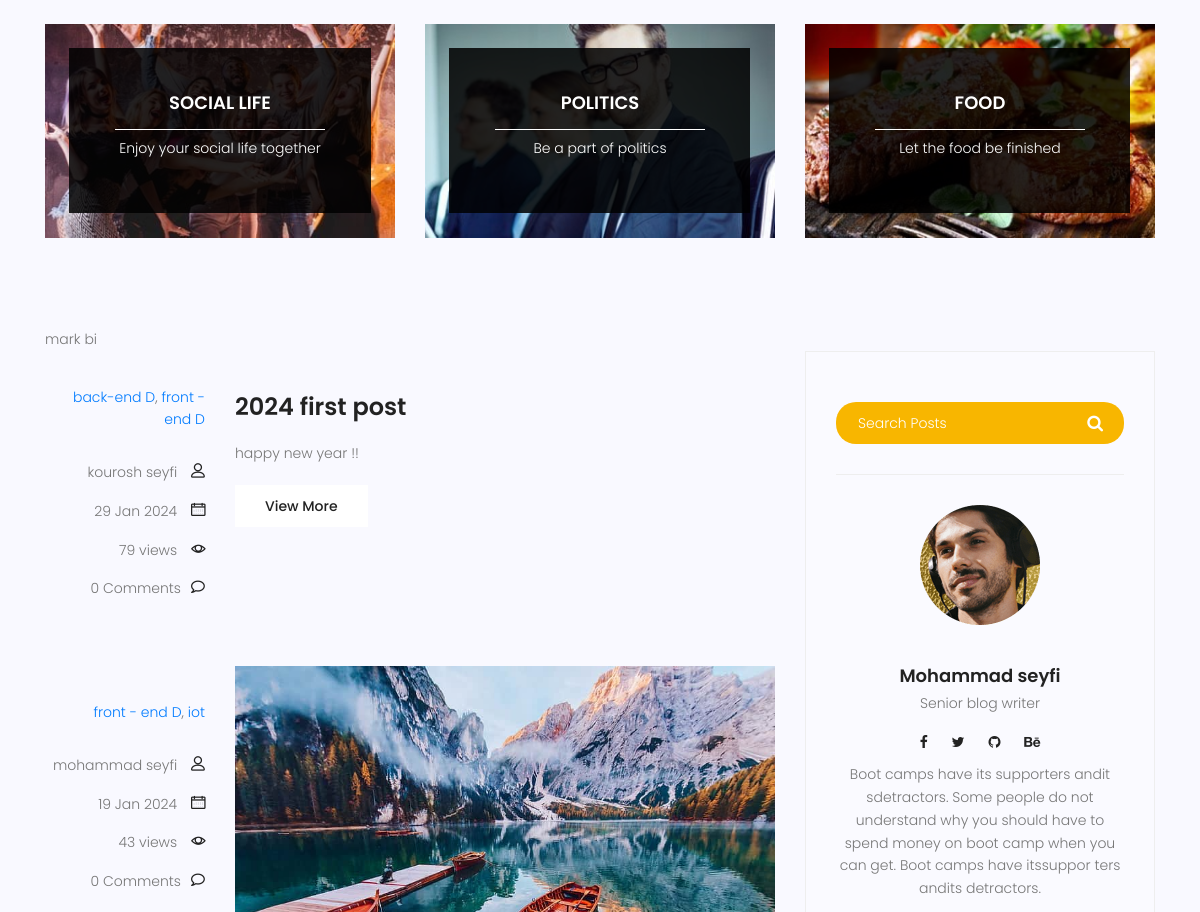
The app's page /blog/category/front - end D (middle part), older data.
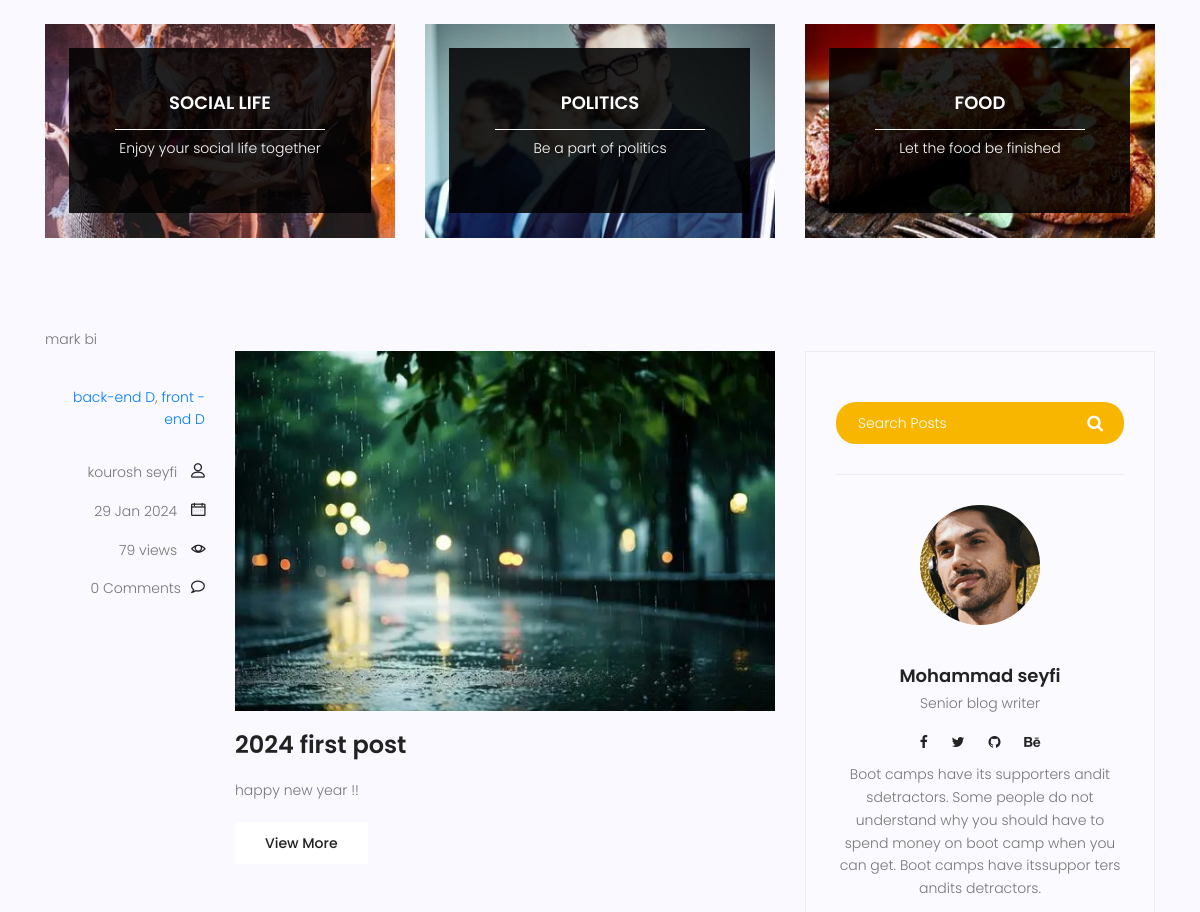
The same page, newer data.
### blog/models.py (models this page shows, shortened)
class Category(models.Model):
    name = models.CharField(max_length = 255)

class post(models.Model):
    title = models.CharField(max_length = 255)
    content = models.TextField()
    image = models.ImageField(upload_to = 'blog-images/', default = 'blog-images/default.jpg')
    tags = TaggableManager()
    author = models.ForeignKey(User, on_delete = models.SET_NULL, null = True)
    category = models.ManyToManyField(Category, )
    counted_views = models.IntegerField(default = 0)
    status = models.BooleanField(default = False)
    published_date = models.DateTimeField(null = True)
    created_date = models.DateTimeField(auto_now_add = True)
    updated_date = models.DateTimeField(auto_now = True)
    login_require = models.BooleanField(default = False)
    class Meta:
        ordering = ['-created_date']

### blog/views.py (the view)
# urls.py: path('', blog_view, name = 'index'),
def blog_view(request,**kwargs):
    now = timezone.now()
    posts = post.objects.filter(status = 1, published_date__lte = now)
    if kwargs.get('cat_name') != None:
        posts = posts.filter(category__name = kwargs['cat_name'])
    if kwargs.get('author_username') != None:
        posts = posts.filter(author__username = kwargs['author_username'])
    if kwargs.get('tag_name') != None:
        posts = posts.filter(tags__name__in = [kwargs['tag_name']])
    paginator = Paginator(posts, 3)
    page = request.GET.get('page')
    try:
        posts = paginator.page(page)
    except (PageNotAnInteger, EmptyPage):
        posts = paginator.page(1)
    context = {'posts' : posts}
    return render(request, 'blog/blog-home.html', context)

### blog/templatetags/blog_tags.py (called while the page is built)
@register.inclusion_tag('blog/blog-category.html')
def postcategory():
      cat_dt = {}
      posts = post.objects.filter(status = 1)
      cats = Category.objects.all()
      for name in cats:
           cat_dt[name] = posts.filter(category = name).count()

@register.simple_tag
def comments_count(pid):
     return Comment.objects.filter(Post = pid, approved = True).count()

### templates/blog/blog-home.html (shortened to what this page needs)
{% extends 'base.html' %}
{% load static %}
{% load blog_tags %}
{% block content %}
<section class="top-category-widget-area pt-90 pb-90 ">
	<div class="container">
		<div class="row">
			<div class="col-lg-4">
				<div class="single-cat-widget">
					<div class="content relative">
						<div class="overlay overlay-bg"></div>
						<a href="#" target="_blank">
							<div class="thumb">
								<img class="content-image img-fluid d-block mx-auto"
									src="{% static 'img/blog/cat-widget1.jpg' %}" alt="">
							</div>
							<div class="content-details">
								<h4 class="content-title mx-auto text-uppercase">Social life</h4>
								<span></span>
								<p>Enjoy your social life together</p>
							</div>
						</a>
					</div>
				</div>
			</div>
			<div class="col-lg-4">
				<div class="single-cat-widget">
					<div class="content relative">
						<div class="overlay overlay-bg"></div>
						<a href="#" target="_blank">
							<div class="thumb">
								<img class="content-image img-fluid d-block mx-auto"
									src="{% static 'img/blog/cat-widget2.jpg' %}" alt="">
							</div>
							<div class="content-details">
								<h4 class="content-title mx-auto text-uppercase">Politics</h4>
								<span></span>
								<p>Be a part of politics</p>
							</div>
						</a>
					</div>
				</div>
			</div>
			<div class="col-lg-4">
				<div class="single-cat-widget">
					<div class="content relative">
						<div class="overlay overlay-bg"></div>
						<a href="#" target="_blank">
							<div class="thumb">
								<img class="content-image img-fluid d-block mx-auto"
									src="{% static 'img/blog/cat-widget3.jpg' %}" alt="">
							</div>
							<div class="content-details">
								<h4 class="content-title mx-auto text-uppercase">Food</h4>
								<span></span>
								<p>Let the food be finished</p>
							</div>
						</a>
					</div>
				</div>
			</div>
		</div>
	</div>
</section>
<section class="post-content-area">
	<div class="container">mark bi
		<div class="row">
			<div class="col-lg-8 posts-list">
				{% for post in posts %}
				<div class="single-post row">
					<div class="col-lg-3  col-md-3 meta-details">
						<ul class="tags">
							{% for cat in post.category.all %}
							<a href="{% url 'blog:category' cat_name=cat.name %}">{{cat.name}}</a>{% if not forloop.last %}, {% endif %}
							{% endfor %}
						</ul>
						<div class="user-details row">
							<p class="user-name col-lg-12 col-md-12 col-6"><a href="{% url 'blog:author' author_username=post.author.username %}">{{post.author.get_full_name}}</a> <span class="lnr lnr-user"></span></p>
							<p class="date col-lg-12 col-md-12 col-6"><a href="#"> {{post.published_date|date:'d M Y'}} </a> <span class="lnr lnr-calendar-full"></span></p>
							<p class="view col-lg-12 col-md-12 col-6"><a href="#"> {{post.counted_views}} views </a><span class="lnr lnr-eye"></span></p>
							<p class="comments col-lg-12 col-md-12 col-6"><a href="#">{% comments_count post.id %} Comments</a><span class="lnr lnr-bubble"></span></p>
						</div>
					</div>
					<div class="col-lg-9 col-md-9 ">
						<div class="feature-img">
							<img class="img-fluid" src="{{post.image.url}}" alt="">
						</div>
						<a class="posts-title" href="{% url 'blog:single' pid=post.id %}">
							<h3> {{post.title}} </h3>
						</a>
						<p class="excert">
							{{post.content|truncatewords:4}}
						</p>
						<a href="{% url 'blog:single' post.id %}" class="primary-btn">View More</a>
					</div>
				</div>
				{% endfor %}
			</div>
			<div class="col-lg-4 sidebar-widgets">
				<div class="widget-wrap">
					{% include 'blog/blog-search.html' %}
					{% include 'blog/blog-writer.html' %}
				</div>
			</div>
		</div>
	</div>
</section>
{% endblock %}

Row changes from the older to the newer data that the page shows:
no longer on this page (row unchanged): post: author.get_full_name "mohammad seyfi", published_date "19 Jan 2024", counted_views "43", id "0", image (placeholder picture), Category (name "front - end D")
no longer on this page (row unchanged): Category: name "iot", shown under "mohammad seyfi"
changed post "happy new year !!": image: picture added
